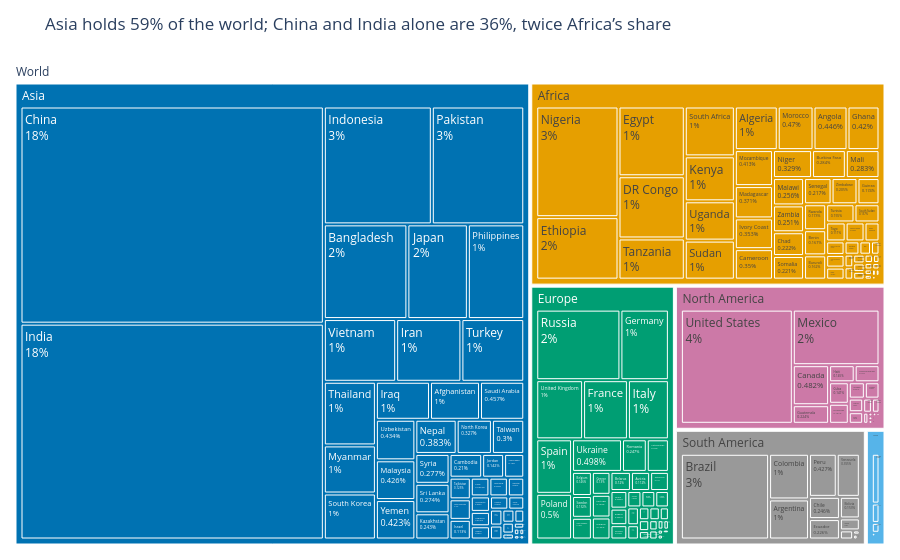

This figure's notebook cell:
### Markdown cell above
**Chart choice & justification:**

Part-to-whole data with a two-level hierarchy (continent, then country) is what a treemap is for. Tile area is population, and colour is the continent so it encodes meaning, with a CVD-safe palette. Continents are the outer groups and countries the inner tiles.

### Code cell
cvd = {'Africa': '#E69F00', 'Asia': '#0072B2', 'Europe': '#009E73', 'North America': '#CC79A7',
       'Oceania': '#56B4E9', 'South America': '#999999', '(?)': '#FFFFFF'}

asia_share = df.loc[df.Continent == 'Asia', '2022 Population'].sum() / df['2022 Population'].sum()
ci = df.loc[df.Country.isin(['China', 'India']), '2022 Population'].sum() / df['2022 Population'].sum()

fig = px.treemap(df, path=[px.Constant('World'), 'Continent', 'Country'],
                 values='2022 Population', color='Continent', color_discrete_map=cvd,
                 template='plotly_white',
                 title=f'Asia holds {asia_share:.0%} of the world; China and India alone are {ci:.0%}, twice Africa’s share')
fig.update_traces(textinfo='label+percent root', root_color='white',
                  marker=dict(line=dict(width=1, color='white')))
fig.update_layout(margin=dict(t=60, l=10, r=10, b=10))
fig.show()

### Figure 1 — Plotly figure (JSON) as saved in the notebook; plotly's stock layout.template omitted (floating-point values rounded to 4 significant figures; data arrays with more than 128 entries replaced by an {"elided": "..."} marker saying what was removed)
{"data": [{"branchvalues": "total", "customdata": {"elided": "241x1 str values"}, "domain": {"x": [0.0, 1.0], "y": [0.0, 1.0]}, "hovertemplate": "labels=%{label}<br>2022 Population=%{value}<br>parent=%{parent}<br>id=%{id}<br>Continent=%{customdata[0]}<extra></extra>", "ids": {"elided": "241 str values"}, "labels": {"elided": "241 str values"}, "marker": {"colors": {"elided": "241 str values"}, "line": {"color": "white", "width": 1}}, "name": "", "parents": {"elided": "241 str values"}, "root": {"color": "white"}, "textinfo": "label+percent root", "type": "treemap", "values": {"elided": "241 float values"}}], "layout": {"legend": {"tracegroupgap": 0}, "margin": {"b": 10, "l": 10, "r": 10, "t": 60}, "title": {"text": "Asia holds 59% of the world; China and India alone are 36%, twice Africa’s share"}}}
